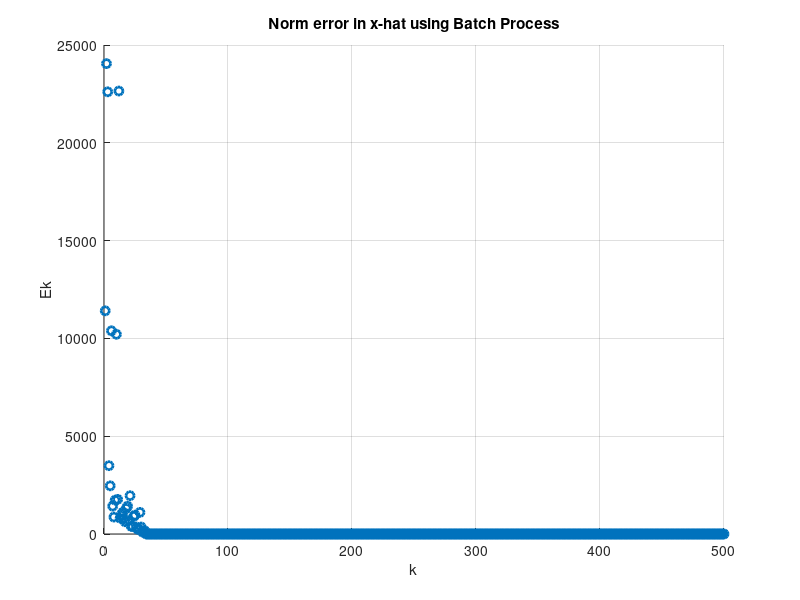

Reproduce this figure in MATLAB.
clear;
load('DataHW5_Prob4.mat');

S = eye(3);
tic;
xHat = {0};
for k = 1:1:N
    A = vertcat(C{1:k});
    %xHat{k} = ((transpose(A) * eye(k) * A)^(-1)) * (transpose(A) * eye(k) * A);
    xHat{k} = ((transpose(A) * A)^(-1)) * (transpose(A) * vertcat(y{1:k}));
end
%E(1:n-1,1) = 0;
for k = 1:1:N
    E(k) = norm(xHat{k} - x_actual{k});
end
elapsedTime = toc;
disp(['Elapsed Time to calcualte Ek: ' num2str(elapsedTime) ' seconds']);
% Plotting E{k} vs k
figure;  % Create a new figure window
scatter((1:1:N), E, 'LineWidth', 2);  % Plot the data with a specified line width

% Customize the plot
title('Norm error in x-hat using Batch Process');
xlabel('k');    % Label for the x-axis
ylabel('E{k}');    % Label for the y-axis
grid on;                   % Display grid lines
%legend('Sine Curve');       % Display legend


%--------------------------------------------------------------------------

%Function to define the Euclidean Norm
function scalar = eucNorm(ip1)
    sum = 0;
    for i=1:1:size(ip1,1)
        sum = sum + ip1(i,1)^2;
    end
    scalar = sqrt(sum);
end